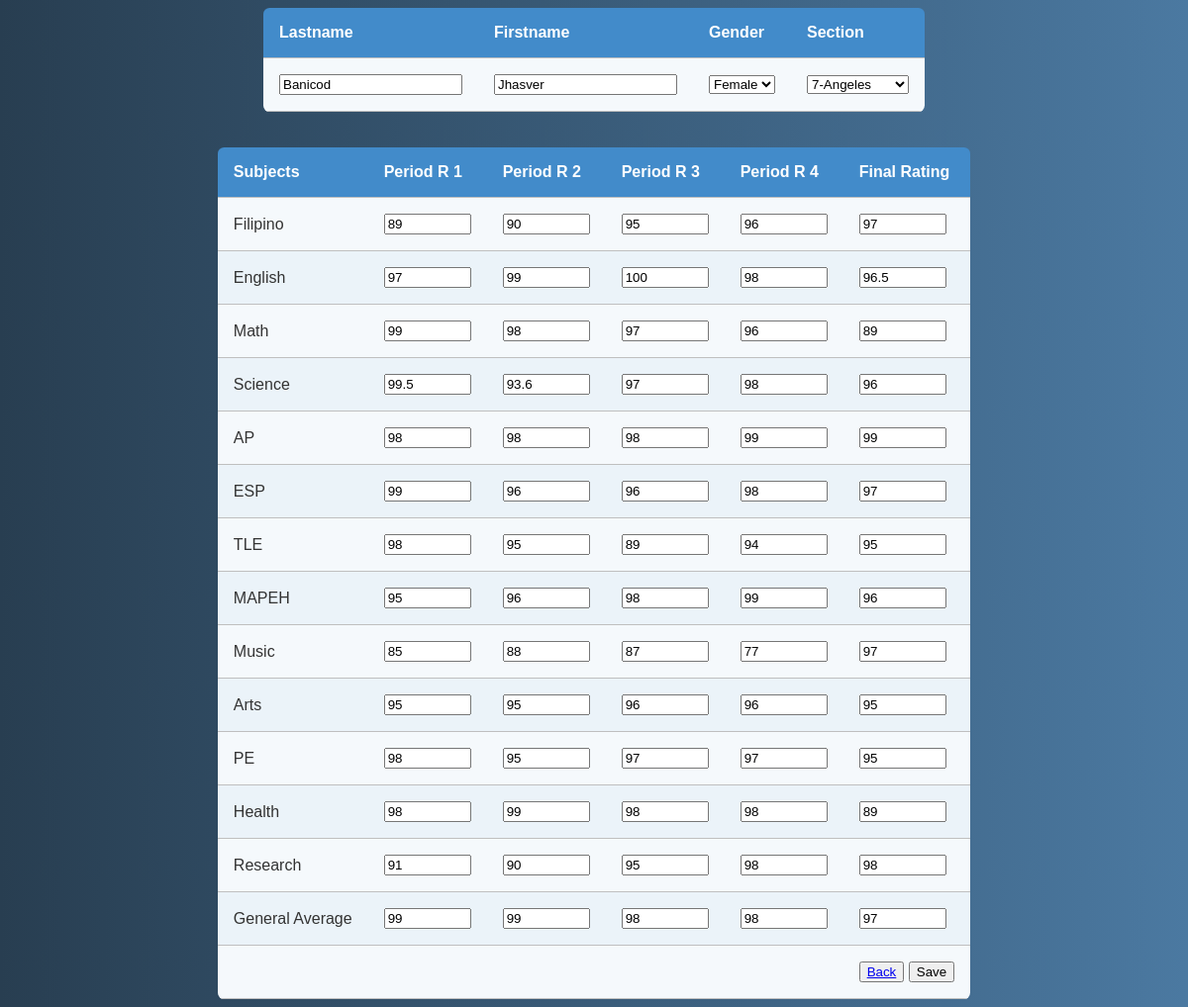
The app's page /sections/edit7-Evangelista.php?id=241 with its own data.
### tables this page shows
CREATE TABLE `student` (
  `student_id` int(11) NOT NULL,
  `firstname` varchar(100) NOT NULL,
  `lastname` varchar(100) NOT NULL,
  `section` varchar(100) NOT NULL,
  `gender` varchar(100) NOT NULL,
  `status` varchar(100) NOT NULL,
  `fil1` varchar(100) NOT NULL,
  `fil2` varchar(100) NOT NULL,
  `fil3` varchar(100) NOT NULL,
  `fil4` varchar(100) NOT NULL,
  `fil5` varchar(100) NOT NULL,
  `eng1` varchar(100) NOT NULL,
  `eng2` varchar(100) NOT NULL,
  `eng3` varchar(100) NOT NULL,
  `eng4` varchar(100) NOT NULL,
  `eng5` varchar(100) NOT NULL,
  `math1` varchar(100) NOT NULL,
  `math2` varchar(100) NOT NULL,
  `math3` varchar(100) NOT NULL,
  `math4` varchar(100) NOT NULL,
  `math5` varchar(100) NOT NULL,
  `scie1` varchar(100) NOT NULL,
  `scie2` varchar(100) NOT NULL,
  `scie3` varchar(100) NOT NULL,
  `scie4` varchar(100) NOT NULL,
  `scie5` varchar(100) NOT NULL,
  `ap1` varchar(100) NOT NULL,
  `ap2` varchar(100) NOT NULL,
  `ap3` varchar(100) NOT NULL,
  `ap4` varchar(100) NOT NULL,
  `ap5` varchar(100) NOT NULL,
  `esp1` varchar(100) NOT NULL,
  `esp2` varchar(100) NOT NULL,
  `esp3` varchar(100) NOT NULL,
  `esp4` varchar(100) NOT NULL,
  `esp5` varchar(100) NOT NULL,
  `tle1` varchar(100) NOT NULL,
  `tle2` varchar(100) NOT NULL,
  `tle3` varchar(100) NOT NULL,
  `tle4` varchar(100) NOT NULL,
  `tle5` varchar(100) NOT NULL,
  `mapeh1` varchar(100) NOT NULL,
  `mapeh2` varchar(100) NOT NULL,
  `mapeh3` varchar(100) NOT NULL,
  `mapeh4` varchar(100) NOT NULL,
  `mapeh5` varchar(100) NOT NULL,
  `music1` varchar(100) NOT NULL,
  `music2` varchar(100) NOT NULL,
  `music3` varchar(100) NOT NULL,
  `music4` varchar(100) NOT NULL,
  `music5` varchar(100) NOT NULL,
  `arts1` varchar(100) NOT NULL,
  `arts2` varchar(100) NOT NULL,
  `arts3` varchar(100) NOT NULL,
  `arts4` varchar(100) NOT NULL,
  `arts5` varchar(100) NOT NULL,
  `pe1` varchar(100) NOT NULL,
  `pe2` varchar(100) NOT NULL,
  `pe3` varchar(100) NOT NULL,
  `pe4` varchar(100) NOT NULL,
  `pe5` varchar(100) NOT NULL,
  `health1` varchar(100) NOT NULL,
  `health2` varchar(100) NOT NULL,
  `health3` varchar(100) NOT NULL,
  `health4` varchar(100) NOT NULL,
  `health5` varchar(100) NOT NULL,
  `research1` varchar(100) NOT NULL,
  `research2` varchar(100) NOT NULL,
  `research3` varchar(100) NOT NULL,
  `research4` varchar(100) NOT NULL,
  `research5` varchar(100) NOT NULL,
  `gen1` varchar(100) NOT NULL,
  `gen2` varchar(100) NOT NULL,
  `gen3` varchar(100) NOT NULL,
  `gen4` varchar(100) NOT NULL,
  `genaverage` varchar(100) NOT NULL
);

### sections/edit7-Evangelista.php (the view, shortened to what the rows shown need)
<?php $get_id = $_GET['id']; ?>
<div>
  <table class="rwd-table">
    <tbody>
    <tr>
        <th>Lastname</th>
        <th>Firstname</th>
        <th>Gender</th>
        <th>Section</th>
    </tr>
      <tr>
<?php
              @include 'dbcon.php';
							$query = mysqli_query($conn,"select * from student where student_id = '$get_id'")or die(mysqli_error());
							$row = mysqli_fetch_array($query);
							?>
  <form method="post">
	<td data-th="Lastname">
  <input name="lname" value="<?php echo $row['lastname']; ?>" type="text" placeholder = "Firstname" required>
  </td>
  <td data-th="Firstname">
  <input name="fname" value="<?php echo $row['firstname']; ?>" type="text" placeholder = "Lastname" required>
  </td>
  <td data-th="Gender">
    <select name="gen">
    <option><?php echo $row['gender']; ?></option>
    </select>
  </td>
  <td data-th="Section">
    <select name="sec">
    <option><?php echo $row['section']; ?></option>
    </select>
  </td>
  </tr>
  </tbody>
  </table>
  <br><br>
  <table class="rwd-table">
    <tbody>
    <tr>
        <th>Subjects</th>
        <th>Period R 1</th>
        <th>Period R 2</th>
        <th>Period R 3</th>
        <th>Period R 4</th>
        <th>Final Rating</th>
  </tr>
  <tr>
     <td data-th="Filipino R 1">
     <input name="f1" value="<?php echo $row['fil1']; ?>" type="number" placeholder = "Filipino 1"  step="0.01" max="100.00" min ="60.00">
     </td>
     <td data-th="Filipino R 2">
     <input name="f2" value="<?php echo $row['fil2']; ?>" type="number" placeholder = "Filipino 2"  step="0.01" max="100.00" min ="60.00">
     </td>
     <td data-th="Filipino R 3">
     <input name="f3" value="<?php echo $row['fil3']; ?>" type="number" placeholder = "Filipino 3"  step="0.01" max="100.00" min ="60.00">
     </td>
     <td data-th="Filipino R 4">
     <input name="f4" value="<?php echo $row['fil4']; ?>" type="number" placeholder = "Filipino 4"  step="0.01" max="100.00" min ="60.00">
     </td>
     <td data-th="Filipino Final">
     <input name="f5" value="<?php echo $row['fil5']; ?>" type="number" placeholder = "Filipino Final"  step="0.01" max="100.00" min ="60.00">
     </td>
  </tr>
  <tr>
     <td data-th="English R 1">
     <input name="en1" value="<?php echo $row['eng1']; ?>" type="number" placeholder = "English 1"  step="0.01" max="100.00" min ="60.00">
     </td>
     <td data-th="English R 2">
     <input name="en2" value="<?php echo $row['eng2']; ?>" type="number" placeholder = "English 2"  step="0.01" max="100.00" min ="60.00">
     </td>
     <td data-th="English R 3">
     <input name="en3" value="<?php echo $row['eng3']; ?>" type="number" placeholder = "English 3"  step="0.01" max="100.00" min ="60.00">
     </td>
     <td data-th="English R 4">
     <input name="en4" value="<?php echo $row['eng4']; ?>" type="number" placeholder = "English 4"  step="0.01" max="100.00" min ="60.00">
     </td>
     <td data-th="English Final">
     <input name="en5" value="<?php echo $row['eng5']; ?>" type="number" placeholder = "English Final"  step="0.01" max="100.00" min ="60.00">
     </td>
  </tr>
  <tr>
     <td data-th="Math R 1">
     <input name="m1" value="<?php echo $row['math1']; ?>" type="number" placeholder = "Math 1"  step="0.01" max="100.00" min ="60.00">
     </td>
     <td data-th="Math R 2">
     <input name="m2" value="<?php echo $row['math2']; ?>" type="number" placeholder = "Math 2"  step="0.01" max="100.00" min ="60.00">
     </td>
     <td data-th="Math R 3">
     <input name="m3" value="<?php echo $row['math3']; ?>" type="number" placeholder = "Math 3"  step="0.01" max="100.00" min ="60.00">
     </td>
     <td data-th="Math R 4">
     <input name="m4" value="<?php echo $row['math4']; ?>" type="number" placeholder = "Math 4"  step="0.01" max="100.00" min ="60.00">
     </td>
     <td data-th="Math Final">
     <input name="m5" value="<?php echo $row['math5']; ?>" type="number" placeholder = "Math Final"  step="0.01" max="100.00" min ="60.00">
     </td>
  </tr>
  <tr>
     <td data-th="Science R 1">
     <input name="s1" value="<?php echo $row['scie1']; ?>" type="number" placeholder = "Science 1"  step="0.01" max="100.00" min ="60.00">
     </td>
     <td data-th="Science R 2">
     <input name="s2" value="<?php echo $row['scie2']; ?>" type="number" placeholder = "Science 2"  step="0.01" max="100.00" min ="60.00">
     </td>
     <td data-th="Science R 3">
     <input name="s3" value="<?php echo $row['scie3']; ?>" type="number" placeholder = "Science 3"  step="0.01" max="100.00" min ="60.00">
     </td>
     <td data-th="Science R 4">
     <input name="s4" value="<?php echo $row['scie4']; ?>" type="number" placeholder = "Science 4"  step="0.01" max="100.00" min ="60.00">
     </td>
     <td data-th="Science Final">
     <input name="s5" value="<?php echo $row['scie5']; ?>" type="number" placeholder = "Science Final"  step="0.01" max="100.00" min ="60.00">
     </td>
  </tr>
  <tr>
     <td data-th="AP R 1">
     <input name="p1" value="<?php echo $row['ap1']; ?>" type="number" placeholder = "AP 1"  step="0.01" max="100.00" min ="60.00">
     </td>
     <td data-th="AP R 2">
     <input name="p2" value="<?php echo $row['ap2']; ?>" type="number" placeholder = "AP 2"  step="0.01" max="100.00" min ="60.00">
     </td>
     <td data-th="AP R 3">
     <input name="p3" value="<?php echo $row['ap3']; ?>" type="number" placeholder = "AP 3"  step="0.01" max="100.00" min ="60.00">
     </td>
     <td data-th="AP R 4">
     <input name="p4" value="<?php echo $row['ap4']; ?>" type="number" placeholder = "AP 4"  step="0.01" max="100.00" min ="60.00">
     </td>
     <td data-th="AP Final">
     <input name="p5" value="<?php echo $row['ap5']; ?>" type="number" placeholder = "AP Final"  step="0.01" max="100.00" min ="60.00">
     </td>
  </tr>
  <tr>
     <td data-th="ESP R 1">
     <input name="e1" value="<?php echo $row['esp1']; ?>" type="number" placeholder = "ESP 1"  step="0.01" max="100.00" min ="60.00">
     </td>
     <td data-th="ESP R 2">
     <input name="e2" value="<?php echo $row['esp2']; ?>" type="number" placeholder = "ESP 2"  step="0.01" max="100.00" min ="60.00">
     </td>
     <td data-th="ESP R 3">
     <input name="e3" value="<?php echo $row['esp3']; ?>" type="number" placeholder = "ESP 3"  step="0.01" max="100.00" min ="60.00">
     </td>
     <td data-th="ESP R 4">
     <input name="e4" value="<?php echo $row['esp4']; ?>" type="number" placeholder = "ESP 4"  step="0.01" max="100.00" min ="60.00">
     </td>
     <td data-th="ESP Final">
     <input name="e5" value="<?php echo $row['esp5']; ?>" type="number" placeholder = "ESP Final"  step="0.01" max="100.00" min ="60.00">
     </td>
  </tr>
  <tr>
     <td data-th="TLE R 1">
     <input name="t1" value="<?php echo $row['tle1']; ?>" type="number" placeholder = "TLE 1"  step="0.01" max="100.00" min ="60.00">
     </td>
     <td data-th="TLE R 2">
     <input name="t2" value="<?php echo $row['tle2']; ?>" type="number" placeholder = "TLE 2"  step="0.01" max="100.00" min ="60.00">
     </td>
     <td data-th="TLE R 3">
     <input name="t3" value="<?php echo $row['tle3']; ?>" type="number" placeholder = "TLE 3"  step="0.01" max="100.00" min ="60.00">
     </td>
     <td data-th="TLE R 4">
     <input name="t4" value="<?php echo $row['tle4']; ?>" type="number" placeholder = "TLE 4"  step="0.01" max="100.00" min ="60.00">
     </td>
     <td data-th="TLE Final">
     <input name="t5" value="<?php echo $row['tle5']; ?>" type="number" placeholder = "TLE Final"  step="0.01" max="100.00" min ="60.00">
     </td>
  </tr>
  <tr>
     <td data-th="MAPEH R 1">
     <input name="ma1" value="<?php echo $row['mapeh1']; ?>" type="number" placeholder = "MAPEH 1"  step="0.01" max="100.00" min ="60.00">
     </td>
     <td data-th="MAPEH R 2">
     <input name="ma2" value="<?php echo $row['mapeh2']; ?>" type="number" placeholder = "MAPEH 2"  step="0.01" max="100.00" min ="60.00">
     </td>
     <td data-th="MAPEH R 3">
     <input name="ma3" value="<?php echo $row['mapeh3']; ?>" type="number" placeholder = "MAPEH 3"  step="0.01" max="100.00" min ="60.00">
     </td>
     <td data-th="MAPEH R 4">
     <input name="ma4" value="<?php echo $row['mapeh4']; ?>" type="number" placeholder = "MAPEH 4"  step="0.01" max="100.00" min ="60.00">
     </td>
     <td data-th="MAPEH Final">
     <input name="ma5" value="<?php echo $row['mapeh5']; ?>" type="number" placeholder = "MAPEH Final"  step="0.01" max="100.00" min ="60.00">
     </td>
  </tr>
  <tr>
     <td data-th="Music R 1">
     <input name="mu1" value="<?php echo $row['music1']; ?>" type="number" placeholder = "Music 1"  step="0.01" max="100.00" min ="60.00">
     </td>
     <td data-th="Music R 2">
     <input name="mu2" value="<?php echo $row['music2']; ?>" type="number" placeholder = "Music 2"  step="0.01" max="100.00" min ="60.00">
     </td>
     <td data-th="Music R 3">
     <input name="mu3" value="<?php echo $row['music3']; ?>" type="number" placeholder = "Music 3"  step="0.01" max="100.00" min ="60.00">
     </td>
     <td data-th="Music R 4">
     <input name="mu4" value="<?php echo $row['music4']; ?>" type="number" placeholder = "Music 4"  step="0.01" max="100.00" min ="60.00">
     </td>
     <td data-th="Music Final">
     <input name="mu5" value="<?php echo $row['music5']; ?>" type="number" placeholder = "Music Final"  step="0.01" max="100.00" min ="60.00">
     </td>
  </tr>
  <tr>
     <td data-th="Arts R 1">
     <input name="ar1" value="<?php echo $row['arts1']; ?>" type="number" placeholder = "Arts 1"  step="0.01" max="100.00" min ="60.00">
     </td>
     <td data-th="Arts R 2">
     <input name="ar2" value="<?php echo $row['arts2']; ?>" type="number" placeholder = "Arts 2"  step="0.01" max="100.00" min ="60.00">
     </td>
     <td data-th="Arts R 3">
     <input name="ar3" value="<?php echo $row['arts3']; ?>" type="number" placeholder = "Arts 3"  step="0.01" max="100.00" min ="60.00">
     </td>
     <td data-th="Arts R 4">
     <input name="ar4" value="<?php echo $row['arts4']; ?>" type="number" placeholder = "Arts 4"  step="0.01" max="100.00" min ="60.00">
     </td>
     <td data-th="Arts Final">
     <input name="ar5" value="<?php echo $row['arts5']; ?>" type="number" placeholder = "Arts Final"  step="0.01" max="100.00" min ="60.00">
     </td>
  </tr>
  <tr>
     <td data-th="PE R 1">
     <input name="pe1" value="<?php echo $row['pe1']; ?>" type="number" placeholder = "PE 1"  step="0.01" max="100.00" min ="60.00">
     </td>
     <td data-th="PE R 2">
     <input name="pe2" value="<?php echo $row['pe2']; ?>" type="number" placeholder = "PE 2"  step="0.01" max="100.00" min ="60.00">
     </td>
     <td data-th="PE R 3">
     <input name="pe3" value="<?php echo $row['pe3']; ?>" type="number" placeholder = "PE 3"  step="0.01" max="100.00" min ="60.00">
     </td>
     <td data-th="PE R 4">
     <input name="pe4" value="<?php echo $row['pe4']; ?>" type="number" placeholder = "PE 4"  step="0.01" max="100.00" min ="60.00">
     </td>
     <td data-th="PE Final">
     <input name="pe5" value="<?php echo $row['pe5']; ?>" type="number" placeholder = "PE Final"  step="0.01" max="100.00" min ="60.00">
     </td>
  </tr>
  <tr>
     <td data-th="Health R 1">
     <input name="he1" value="<?php echo $row['health1']; ?>" type="number" placeholder = "Health 1"  step="0.01" max="100.00" min ="60.00">
     </td>
     <td data-th="Health R 2">
     <input name="he2" value="<?php echo $row['health2']; ?>" type="number" placeholder = "Health 2"  step="0.01" max="100.00" min ="60.00">
     </td>
     <td data-th="Health R 3">
     <input name="he3" value="<?php echo $row['health3']; ?>" type="number" placeholder = "Health 3"  step="0.01" max="100.00" min ="60.00">
     </td>
     <td data-th="Health R 4">
     <input name="he4" value="<?php echo $row['health4']; ?>" type="number" placeholder = "Health 4"  step="0.01" max="100.00" min ="60.00">
     </td>
     <td data-th="Health Final">
     <input name="he5" value="<?php echo $row['health5']; ?>" type="number" placeholder = "Health Final"  step="0.01" max="100.00" min ="60.00">
     </td>
  </tr>
  <tr>
     <td data-th="Research R 1">
     <input name="re1" value="<?php echo $row['research1']; ?>" type="number" placeholder = "Research 1"  step="0.01" max="100.00" min ="60.00">
     </td>
     <td data-th="Research R 2">
     <input name="re2" value="<?php echo $row['research2']; ?>" type="number" placeholder = "Research 2"  step="0.01" max="100.00" min ="60.00">
     </td>
     <td data-th="Research R 3">
     <input name="re3" value="<?php echo $row['research3']; ?>" type="number" placeholder = "Research 3"  step="0.01" max="100.00" min ="60.00">
     </td>
     <td data-th="Research R 4">
     <input name="re4" value="<?php echo $row['research4']; ?>" type="number" placeholder = "Research 4"  step="0.01" max="100.00" min ="60.00">
     </td>
     <td data-th="Research Final">
     <input name="re5" value="<?php echo $row['research5']; ?>" type="number" placeholder = "Research 5"  step="0.01" max="100.00" min ="60.00">
     </td>
  </tr>
  <tr>
     <td data-th="1st Quarter General Average">
     <input name="genave1" value="<?php echo $row['gen1']; ?>" type="number" placeholder = "1stQ GA"  step="0.01" max="100.00" min ="60.00">
     </td>
     <td data-th="2nd Quarter General Average">
     <input name="genave2" value="<?php echo $row['gen2']; ?>" type="number" placeholder = "2ndQ GA"  step="0.01" max="100.00" min ="60.00">
     </td>
     <td data-th="3rd Quarter General Average">
     <input name="genave3" value="<?php echo $row['gen3']; ?>" type="number" placeholder = "3rdQ GA"  step="0.01" max="100.00" min ="60.00">
     </td>
     <td data-th="4th Quarter General Average">
     <input name="genave4" value="<?php echo $row['gen4']; ?>" type="number" placeholder = "4thQ GA"  step="0.01" max="100.00" min ="60.00">
     </td>
     <td data-th="Final General Average">
     <input name="genave" value="<?php echo $row['genaverage']; ?>" type="number" placeholder = "Final GA"  step="0.01" max="100.00" min ="60.00">
     </td>
  </tr>
</tbody>
</table>
</div>

### records on screen
student: lname "Banicod", fname "Jhasver", gen "Female", sec "7-Angeles", f1 "89", f2 "90", f3 "95", f4 "96", f5 "97", en1 "97", en2 "99", en3 "100", en4 "98", en5 "96.5", m1 "99", m2 "98", m3 "97", m4 "96", m5 "89", s1 "99.5", s2 "93.6", s3 "97", s4 "98", s5 "96", p1 "98", p2 "98", p3 "98", p4 "99", p5 "99", e1 "99", e2 "96", e3 "96", e4 "98", e5 "97", t1 "98", t2 "95", t3 "89", t4 "94", t5 "95", ma1 "95", ma2 "96", ma3 "98", ma4 "99", ma5 "96", mu1 "85", mu2 "88", mu3 "87", mu4 "77", mu5 "97", ar1 "95", ar2 "95", ar3 "96", ar4 "96", ar5 "95", pe1 "98", pe2 "95", pe3 "97", pe4 "97", pe5 "95", he1 "98", he2 "99", he3 "98", he4 "98", he5 "89", re1 "91", re2 "90", re3 "95", re4 "98", re5 "98", genave1 "99", genave2 "99", genave3 "98", genave4 "98", genave "97"
